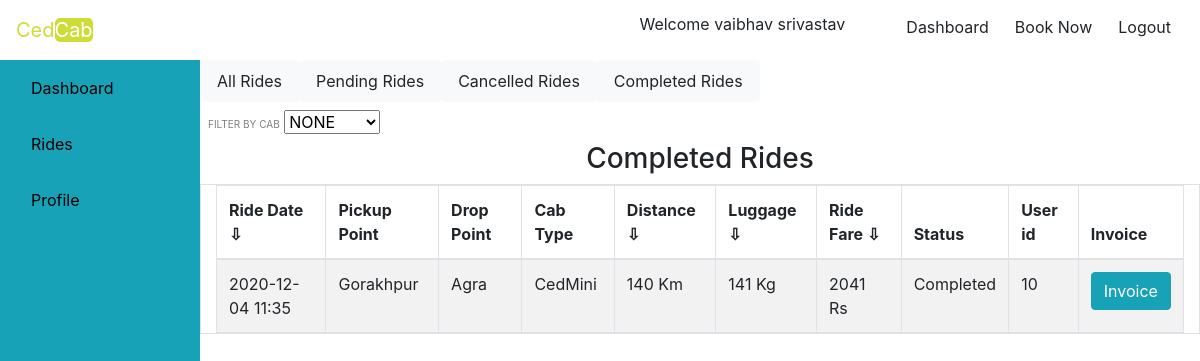
Screenshot of /ucomride.php (signed in) with the database file from the repository.
### tables this page shows
CREATE TABLE `ride` (
  `ride_id` int(11) NOT NULL,
  `ride_date` varchar(20) NOT NULL,
  `from_distance` varchar(50) NOT NULL,
  `to_distance` varchar(50) NOT NULL,
  `cab_type` varchar(20) NOT NULL,
  `total_distance` varchar(50) NOT NULL,
  `luggage` varchar(50) NOT NULL,
  `total_fare` varchar(50) NOT NULL,
  `status` int(1) NOT NULL,
  `customer_user_id` int(50) NOT NULL
);

### dbcon.php (called while the page is built, shortened)
<?
    class dbcon
    {
    function __construct(){
    $this->conn = new mysqli("localhost", "root", "password", "cedcab");
    }
    }
    ?>

### user.php (called while the page is built, shortened)
<?php
require('dbcon.php');
class user{
    function comride($id,$conn)
    {
        $sql = "SELECT * FROM ride WHERE status=2 AND customer_user_id='$id'";
        $result = $conn->query($sql);
        $appr=array();
        while($row = $result->fetch_assoc()){
            array_push($appr, $row);
        }
        return $appr;
    }
}
?>

### ucomride.php (the view, shortened to what this page needs)
<?php
if($_SESSION['userdata']['is_admin']==1)
{
include('header.php');
include('adminwrk.php');
 ?>
<header>
      <nav  class="navbar navbar-expand-lg">
          <a class="navbar-brand nos" href="#">Ced<span class="gree">Cab</span></a>
          <button class="navbar-toggler" type="button" data-toggle="collapse" data-target="#navbarSupportedContent" aria-controls="navbarSupportedContent" aria-expanded="false" aria-label="Toggle navigation">
              <span><i class="fas fa-bars logo text-dark"></i></span>
            </button>
            <div class="collapse navbar-collapse" id="navbarSupportedContent">
              <ul class="navbar-nav ml-auto">
                  <li class="nav-item rbtn">
                      <a class="btn" href="admin.php">Dashboard</a>
                      <a class="btn" href="logout.php">Logout</a>
                  </li>
              </ul>
          </div>
      </nav>
  </header>
  <?php
    echo '<h1 class="text-center text-weight-bold text-dark">ADMIN can not Enter User Area</h1>';
}
else {
include('user.php');
include('header.php');
include('navs.php');
include('ussidebar.php');
?>
<nav class="nav nav-pills nav-justified col-sm-10">
    <a class="nav-link btn btn-light " href="usrride.php" >All Rides</a>
    <a class="nav-link btn btn-light " href="upenride.php">Pending Rides</a>
    <a class="nav-link btn btn-light " href="ucanride.php">Cancelled Rides</a>
    <a class="nav-link btn btn-light " href="ucomride.php">Completed Rides</a>
  </nav>
<div id="drp" class="row p-2">
  <div class="mr-2" id="cfilt" >
  <label for="filter">FILTER BY CAB</label>
  <select name="cfil" id="cfil">
  <option value="" selected>NONE</option>
  </select>
  </div>
</div>
<div id="comru">
  <h3 class="text-center">Completed Rides</h3>
    <table id="tbl4" class="container-fluid col-lg-10 mr-lg-2 table table-responsive table-hover table-bordered table-striped">
        <thead>
            <th onclick="sortTable(0,tbl4)">Ride Date ⇩</th>
            <th>Pickup Point</th>
            <th>Drop Point</th>
            <th>Cab Type</th>
            <th onclick="sortTablen(4,tbl4)">Distance ⇩</th>
            <th onclick="sortTablen(5,tbl4)">Luggage ⇩</th>
            <th onclick="sortTable(6,tbl4)">Ride Fare ⇩</th>
            <th>Status</th>
            <th>User id</th>
            <th>Invoice</th>
        </thead>
        <tbody id="tbl4c">
        <?php
            $id=$_SESSION['userdata']['user_id'];
            $adm = new user();
            $admc = new dbcon();
            $showm = $adm->comride($id,$admc->conn);
            foreach($showm as $key=>$val)
            {
                echo "<tr><td>".$val['ride_date']."</td><td>".$val['from_distance']."</td><td>".$val['to_distance']."</td><td>".$val['cab_type']."</td><td>".$val['total_distance']." Km</td><td>".$val['luggage']." Kg</td><td>".$val['total_fare']." Rs</td><td>";
                echo "Completed</td>";
                echo  "<td>".$val['customer_user_id']."</td>";
                echo "<td><a class='btn btn-info' href='invoiceu.php?id=".$val['ride_id']."'>Invoice</a></td>";
            }
        ?>
        </tbody>
    </table>
  </div>
<?php include('adfoot.php');} ?>

### style.css (style rules this page uses)
label { font-size: 10px; margin: auto; padding: auto; color: grey; }
th { cursor: pointer; }

### rows the page displays
ride: ride_date "2020-12-04 11:35", from_distance "Gorakhpur", to_distance "Agra", cab_type "CedMini", total_distance "140", luggage "141", total_fare "2041", customer_user "10"

### other values shown
$_SESSION['userdata']['username'] "vaibhav srivastav"
